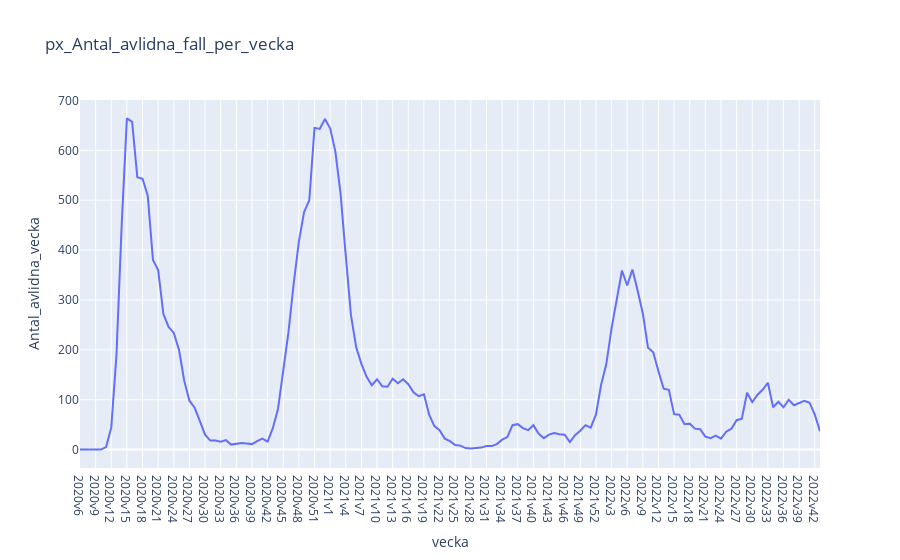

The code cell stored with this chart in its notebook:
### Code cell
sns_plot_line_chart(df_covid_infection, "vecka", "Antal_avlidna_vecka", "sns_Antal_avlidna_fall_per_vecka", PLOT_IMAGE_PATH)
px_plot_line_chart(df_covid_infection, "vecka", "Antal_avlidna_vecka", "px_Antal_avlidna_fall_per_vecka", PLOT_IMAGE_PATH)

### Figure 1 — Plotly figure (JSON) as saved in the notebook; plotly's stock layout.template omitted (floating-point values rounded to 4 significant figures; data arrays with more than 128 entries replaced by an {"elided": "..."} marker saying what was removed)
{"data": [{"hovertemplate": "vecka=%{x}<br>Antal_avlidna_vecka=%{y}<extra></extra>", "legendgroup": "", "line": {"color": "#636efa", "dash": "solid"}, "marker": {"symbol": "circle"}, "mode": "lines", "name": "", "orientation": "v", "showlegend": false, "type": "scatter", "x": {"elided": "143 str values"}, "xaxis": "x", "y": {"elided": "143 int values"}, "yaxis": "y"}], "layout": {"legend": {"tracegroupgap": 0}, "title": {"text": "px_Antal_avlidna_fall_per_vecka"}, "xaxis": {"anchor": "y", "domain": [0, 1], "title": {"text": "vecka"}}, "yaxis": {"anchor": "x", "domain": [0, 1], "title": {"text": "Antal_avlidna_vecka"}}}}
